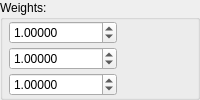
                   <widget class="QGroupBox" name="groupBox_21">
                    <property name="title">
                     <string>Weights:</string>
                    </property>
                    <layout class="QVBoxLayout" name="verticalLayout_29">
                     <property name="spacing">
                      <number>2</number>
                     </property>
                     <property name="leftMargin">
                      <number>6</number>
                     </property>
                     <property name="topMargin">
                      <number>0</number>
                     </property>
                     <property name="rightMargin">
                      <number>0</number>
                     </property>
                     <property name="bottomMargin">
                      <number>0</number>
                     </property>
                     <item>
                      <widget class="QDoubleSpinBox" name="dsb_weightCoef1">
                       <property name="sizePolicy">
                        <sizepolicy hsizetype="Maximum" vsizetype="Maximum">
                         <horstretch>0</horstretch>
                         <verstretch>0</verstretch>
                        </sizepolicy>
                       </property>
                       <property name="decimals">
                        <number>5</number>
                       </property>
                       <property name="minimum">
                        <double>-99999999.000000000000000</double>
                       </property>
                       <property name="maximum">
                        <double>99999999.000000000000000</double>
                       </property>
                       <property name="value">
                        <double>1.000000000000000</double>
                       </property>
                      </widget>
                     </item>
                     <item>
                      <widget class="QDoubleSpinBox" name="dsb_weightCoef2">
                       <property name="sizePolicy">
                        <sizepolicy hsizetype="Maximum" vsizetype="Maximum">
                         <horstretch>0</horstretch>
                         <verstretch>0</verstretch>
                        </sizepolicy>
                       </property>
                       <property name="decimals">
                        <number>5</number>
                       </property>
                       <property name="minimum">
                        <double>-99999999.000000000000000</double>
                       </property>
                       <property name="maximum">
                        <double>99999999.000000000000000</double>
                       </property>
                       <property name="value">
                        <double>1.000000000000000</double>
                       </property>
                      </widget>
                     </item>
                     <item>
                      <widget class="QDoubleSpinBox" name="dsb_weightCoef3">
                       <property name="sizePolicy">
                        <sizepolicy hsizetype="Maximum" vsizetype="Maximum">
                         <horstretch>0</horstretch>
                         <verstretch>0</verstretch>
                        </sizepolicy>
                       </property>
                       <property name="decimals">
                        <number>5</number>
                       </property>
                       <property name="minimum">
                        <double>-99999999.000000000000000</double>
                       </property>
                       <property name="maximum">
                        <double>99999999.000000000000000</double>
                       </property>
                       <property name="value">
                        <double>1.000000000000000</double>
                       </property>
                      </widget>
                     </item>
                    </layout>
                   </widget>
